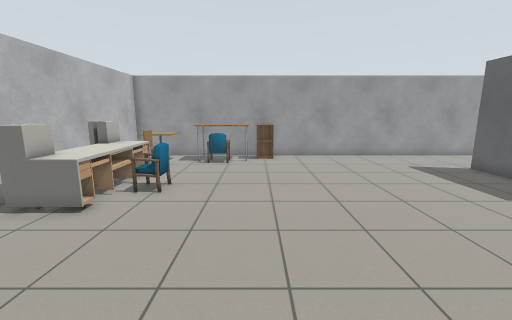
view 1 (above)

16 first-person views from a walk through a Gazebo world. The camera is 1.3 m above the floor, tilts 10° down and sees 90° across. The floor is counted in squares, 0.5 m on a side. Each view is taken from the middle of a square. On the plan, view 1 faces up. The plan holds only what a view shows up to about 18 squares ahead; the rest is blank. Simple patterns stand in for the simulator's built-in surfaces. Simple shapes stand in for some stock models.

view 2
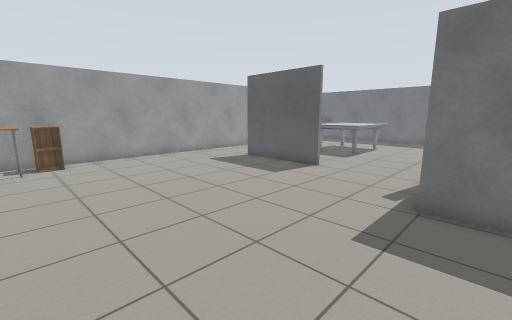

view 3
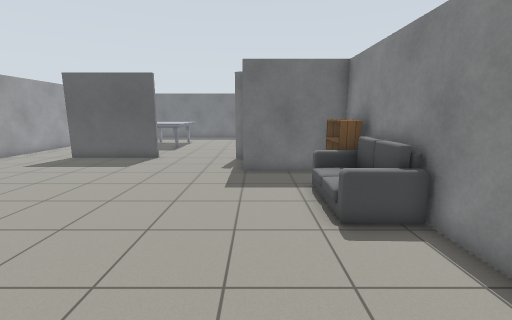

view 4
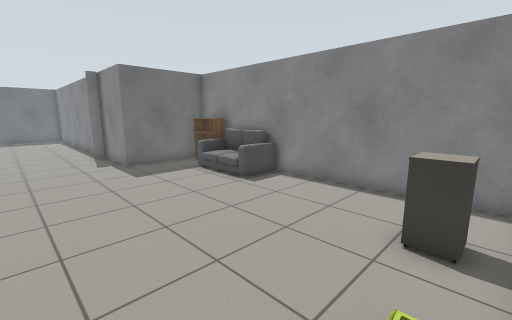

view 5
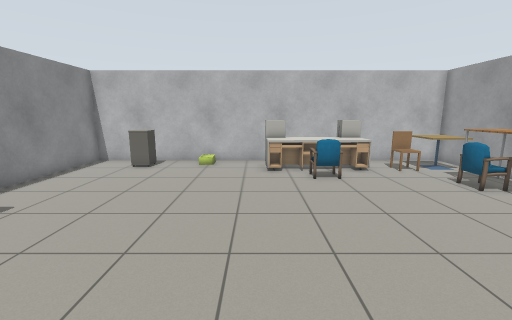

view 6
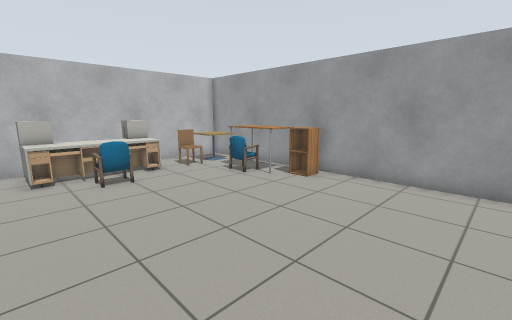

view 7
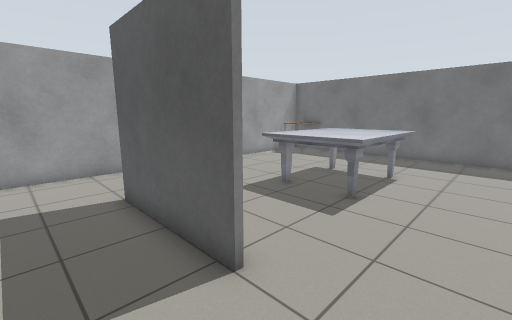

view 8
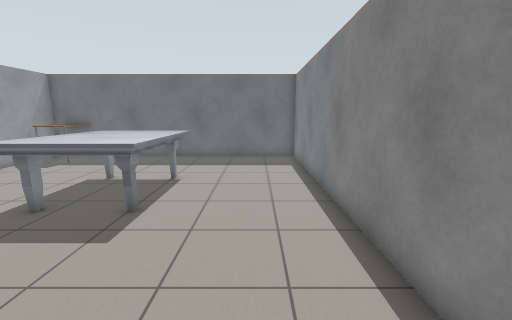

view 9
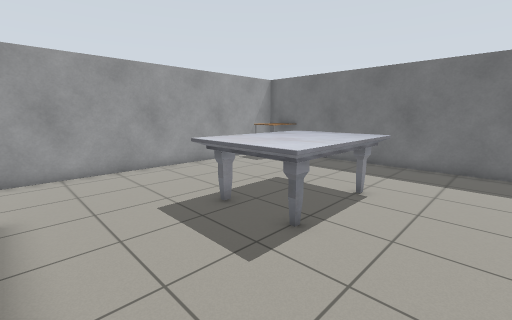

view 10
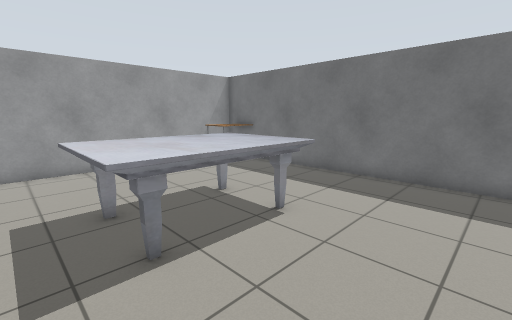

view 11
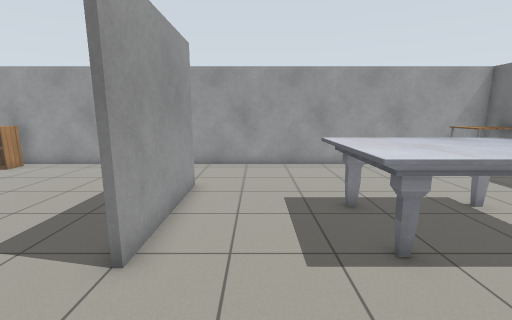

view 12
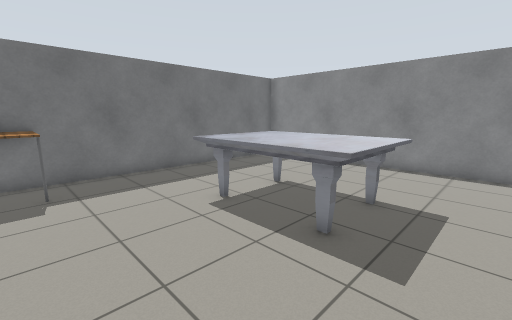

view 13
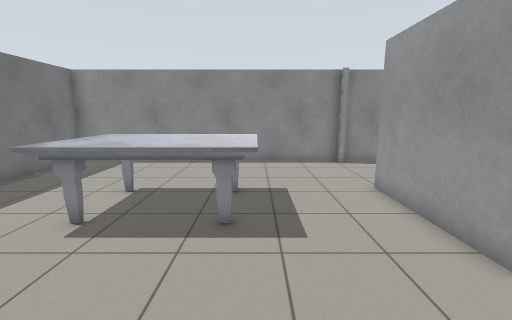

view 14
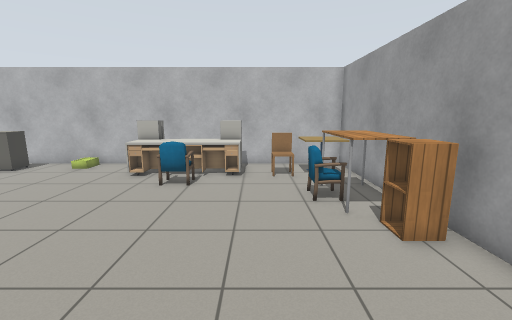

view 15
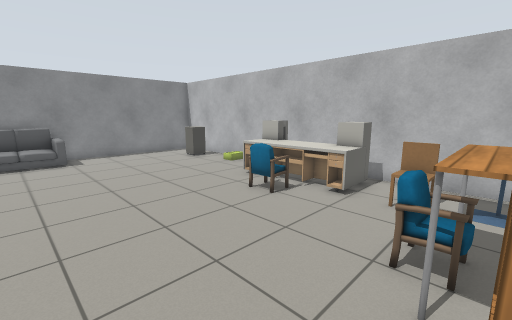

view 16
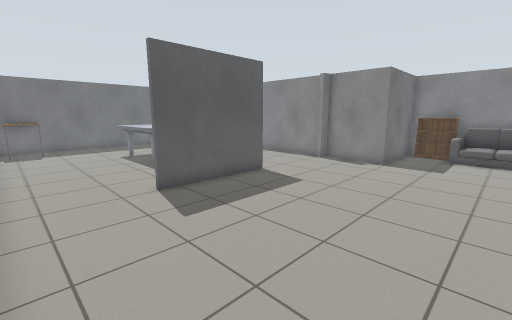

### Floor plan
Ten units are one square. View 1 is at (0, 0); x grows to the right and y downward. Boxes are objects, and circles mark ways between rooms. Rooms are numbered by the first view taken in them; rooms with no view inside come last. Other rooms are left out.
<svg viewBox="-81 -170 341 210">
<path fill="none" stroke="#000" d="M105 -69 105 -124M34 31 68 31 68 -16 115 -16M100 -17 102 -23M105 -22 103 -16M106 -165 -76 -165 -76 31 16 31M107 -124 107 -70M115 -16 250 -16 250 -165 106 -165"/>
<rect x="-75" y="-35" width="10" height="10" fill="#bbb"><title>fridge</title></rect>
<rect x="-65" y="-5" width="10" height="10" fill="#bbb"><title>side table</title></rect>
<rect x="-65" y="-115" width="20" height="50" fill="#bbb"><title>table</title></rect>
<rect x="-65" y="-165" width="20" height="30" fill="#bbb"><title>cafe table</title></rect>
<rect x="-55" y="-145" width="10" height="20" fill="#bbb"><title>chair</title></rect>
<rect x="-45" y="-95" width="20" height="10" fill="#bbb"><title>chair</title></rect>
<rect x="-35" y="-165" width="30" height="20" fill="#bbb"><title>table</title></rect>
<rect x="-25" y="-145" width="10" height="10" fill="#bbb"><title>chair</title></rect>
<rect x="-5" y="-165" width="20" height="20" fill="#bbb"><title>cabinet</title></rect>
<rect x="5" y="5" width="40" height="30" fill="#bbb"><title>sofa</title></rect>
<rect x="35" y="15" width="30" height="10" fill="#bbb"><title>bookshelf</title></rect>
<rect x="145" y="-105" width="60" height="40" fill="#bbb"><title>marble table</title></rect>
<rect x="225" y="-165" width="30" height="30" fill="#bbb"><title>table</title></rect>
<circle cx="110" cy="-145" r="3" fill="#2a7"/>
<circle cx="120" cy="-45" r="3" fill="#2a7"/>
<text x="10" y="-70">1</text>
<text x="180" y="-90">2</text>
</svg>
Room 1 opens to room 2.

Where each view was taken, in squares from view 1:
view 1: 0 up, 0 right, facing up
view 2: 0 up, 1 left, facing up-right
view 3: 1 up, 5 left, facing right
view 4: 6 up, 7 left, facing down-right
view 5: 6 up, 7 right, facing left
view 6: 6 up, 7 right, facing up-left
view 7: 4 up, 8 right, facing up-right
view 8: 4 up, 9 right, facing right
view 9: 4 up, 11 right, facing up-right
view 10: 3 up, 14 right, facing up-right
view 11: 3 up, 13 right, facing up
view 12: 15 up, 13 right, facing down-right
view 13: 16 up, 15 right, facing down
view 14: 12 up, 6 right, facing left
view 15: 15 up, 3 right, facing down-left
view 16: 16 up, 2 right, facing down-right
